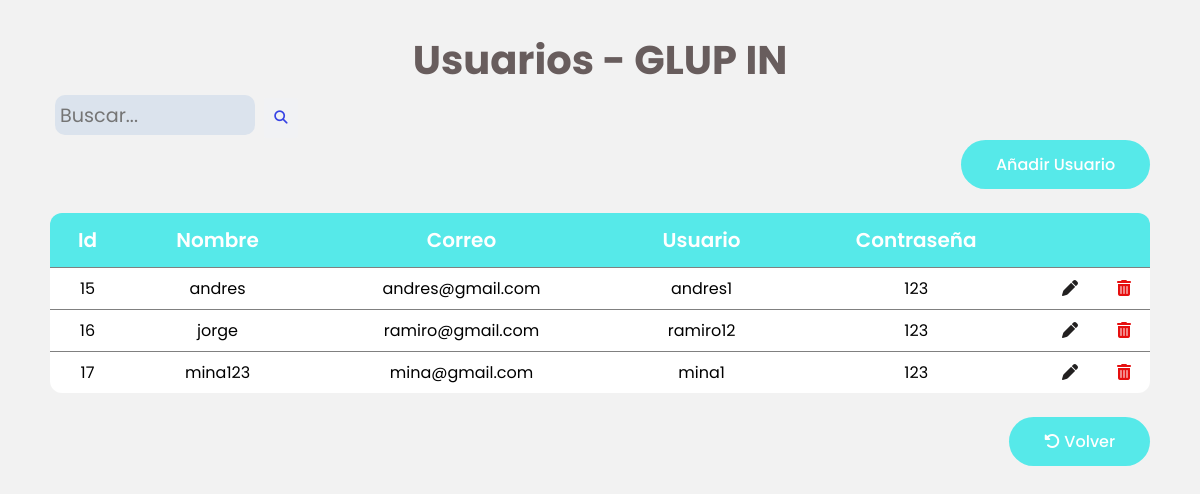
The page /Admin/usuarios.php (signed in) on the database its author committed.
### tables this page shows
CREATE TABLE `usuarios` (
  `id` int(11) NOT NULL,
  `nombre_completo` varchar(50) NOT NULL,
  `correo` varchar(50) NOT NULL,
  `usuario` varchar(50) NOT NULL,
  `contrasena` varchar(150) NOT NULL
);

### Admin/usuarios.php (the view, shortened to what this page needs)
<?php
  $idAdmin = $_SESSION['admin'];
  $db = new Database();
  $con = $db->conectar();
  $query = $con->prepare("SELECT * FROM usuarios");
  $query->execute();
  $user = $query->fetchAll(PDO::FETCH_ASSOC);
?>
<!DOCTYPE html>
<html lang="es">
<head>
  <link rel="stylesheet" href="../css/tabla.css">
</head>
<body>
  <section id="user">
    <div class="container padd-50">
      <div class="title">
        <h1>Usuarios - GLUP IN</h1>
      </div>
      <div class="busqueda">
        <form action="../PHP/buscar_usuarios.php" method="POST" autocomplete="off">
          <input type="text" required placeholder="Buscar..." id="buscar" name="buscar">
          <button type="submit"><i class="fa-solid fa-magnifying-glass"></i></button>
        </form>
      </div>
      <div class="boton">
        <a class ="btn" href="agregar_usuario.php">Añadir Usuario</a>
      </div>
      <div class="tabla">
        <table class="table">
          <thead>
            <tr>
              <th>Id</th>
              <th>Nombre</th>
              <th>Correo</th>
              <th>Usuario</th>
              <th>Contraseña</th>
              <th></th>
              <th></th>
            </tr>
          </thead>
          <tbody>
           <?php foreach($user as $row){?>
              <tr>
                <td><?php echo $row['id'];?></td>
                <td><?php echo $row['nombre_completo'];?></td>
                <td><?php echo $row['correo'];?></td>
                <td><?php echo $row['usuario'];?></td>
                <td><?php echo $row['contrasena'];?></td>
                <td><a href="editar_usuario.php?id=<?php echo $row['id'];?>" class="editar"><i class="fa-solid fa-pen"></i></a></td>
                <td><a href="../PHP/eliminar_usuario.php?id=<?php echo $row['id'];?>" class="eliminar"><i class="fa-solid fa-trash-can"></i></a></td>
              </tr>
            <?php }?>
          </tbody>
        </table>
      </div>
      <div style="margin-top: 1.5rem;" class="boton">
        <a class ="btn" href="Admin.php?id=<?php echo $idAdmin?>"><i class="fa-solid fa-rotate-left"></i> Volver</a>
      </div>
    </div>
  </section>
</body>
</html>

### CSS/tabla.css (style rules this page uses)
* { margin: 0; padding: 0; box-sizing: border-box; text-decoration: none; outline: none; font-family: 'Poppins', cursive; }
body { background: #f2f2f2; }
.container { max-width:87.5rem ; width: 100%; margin: auto; padding-bottom: 3.75rem; }
.padd-50 { padding-left: 3.125rem; padding-right: 3.125rem; }
.btn { font-size: 1rem; font-weight: 500; padding: 0.75rem 2.18rem; background-color: rgb(86, 233, 233); color: white; border-radius: 2.5rem; display: inline-block; white-space: nowrap; transition: all 0.3s ease; border: none; }
.boton { text-align: end; margin-bottom: 1.5rem; }
.title { margin-top: 1.875rem; }
.title h1 { font-size: 2.5rem; color: rgb(104, 93, 93); font-weight: 700; position: relative; text-align: center; }
.table { width: 100%; border-collapse: collapse; overflow:hidden; border-radius: 0.75rem; }
.container .tabla table { margin: 0 auto; }
.table thead { background-color: rgb(86, 233, 233); }
.table thead tr th { color: white; font-size: 1.25rem; font-weight: 600; opacity:1; vertical-align: top; padding: 0.75rem; }
.table tbody tr td { font-size: 1rem; font-weight: normal; color: black; background-color: white; padding: 0.5rem; text-align: center; border-top: 1px solid gray; }
.editar i { color: rgb(34, 32, 32); }
.eliminar i { color: rgb(230, 15, 15); }
.busqueda input { width: 200px; height: 40px; padding: 5px; margin: 5px; border-radius: 10px; outline: none; border: none; background: rgb(219, 227, 237); font-size: 1.2rem; }
.busqueda button { padding: 10px 10px; margin-right: 2px; border-radius: 2px; color:rgb(54, 66, 228); border: none; cursor: pointer; background: rgb(241, 242, 244); }

### rows shown on the page
usuarios: id "15", nombre_completo "andres", correo "andres@gmail.com", usuario "andres1", contrasena "123"
usuarios: id "16", nombre_completo "jorge", correo "ramiro@gmail.com", usuario "ramiro12", contrasena "123"
usuarios: id "17", nombre_completo "mina123", correo "mina@gmail.com", usuario "mina1", contrasena "123"
